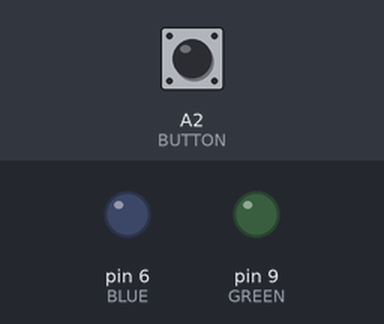
Simulated run of this sketch. Board: Arduino Uno, built with avr-gcc and run on an emulated ATmega328P. Parts: output pins drawn as LEDs (lit = HIGH). The test bench sets the inputs (shaded band); at power-on: A2 (BUTTON) LOW.

Above: at 1.2 s.
1.3 s: A2 (BUTTON) pulled HIGH for 0.15 s
At 1.8 s:
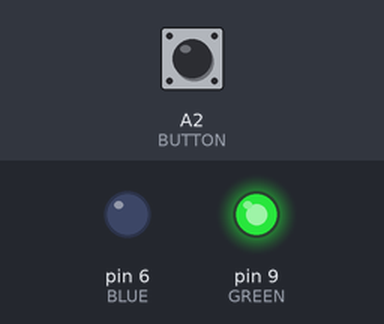
Timing chart, 0 to 4.3 s (numbered marks = the images above; inputs shaded):
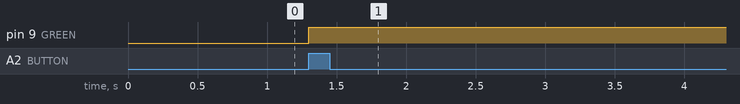

Measured:
- after the input at 1.3 s, pin 9 (GREEN): LOW → HIGH at once

The sketch:

pomoduino.ino
```cpp
#define POMODORO 25
#define BREAK 5

#define GREEN 9
#define BLUE 6
#define BUTTON A2

boolean isActive;
boolean isBreak;
long startTime;

void setup() {
  pinMode(GREEN, OUTPUT);
  pinMode(BLUE, OUTPUT);
  pinMode(BUTTON, INPUT);
}

void startTimer() {
  startTime = millis();
  isActive = true;
  digitalWrite(GREEN, HIGH);
}

void startBreak() {
  isActive = false;
  isBreak = true;
  digitalWrite(GREEN, LOW);
  digitalWrite(BLUE, HIGH);
}

void done() {
  isBreak = false;
  digitalWrite(BLUE, LOW);
}

void checkTimer() {
  long timerMins = (millis() - startTime)/1000/60;

  if (isActive && timerMins > POMODORO - 1) {
    startBreak();
  } else if (isBreak && timerMins > (POMODORO + BREAK) - 1) {
    done();
  }
}

void loop() {
  if (isActive || isBreak) {
    checkTimer();
  } else if (digitalRead(BUTTON)) {
    startTimer();
  }
}
```
